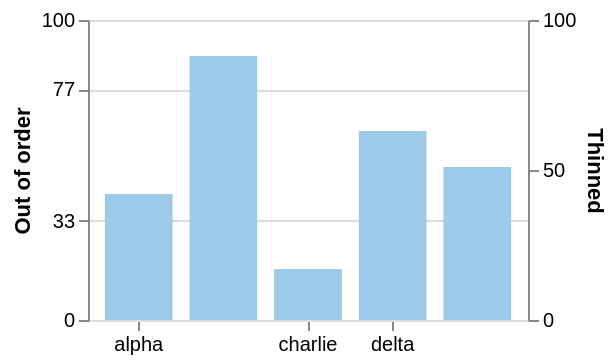

This figure's Vega-Lite source:
### Vega specification from a JSON file in a GitHub repository (floating-point values rounded to 4 significant figures)
{"$schema": "https://vega.github.io/schema/vega/v6.json", "description": "Explicit tick values: written out of order and partly outside the domain on one axis, thinned by a tickCount on another, and filtering a band domain on the third.", "width": 220, "height": 150, "padding": 5, "data": [{"name": "table", "values": [{"c": "alpha", "v": 42}, {"c": "bravo", "v": 88}, {"c": "charlie", "v": 17}, {"c": "delta", "v": 63}, {"c": "echo", "v": 51}]}], "scales": [{"name": "x", "type": "band", "domain": {"data": "table", "field": "c"}, "range": "width", "padding": 0.2}, {"name": "y", "type": "linear", "domain": [0, 100], "range": "height"}, {"name": "thinned", "type": "linear", "domain": [0, 100], "range": "height"}], "axes": [{"orient": "bottom", "scale": "x", "values": ["delta", "alpha", "charlie"]}, {"orient": "left", "scale": "y", "values": [77, -20, 0, 33, 140, 100], "grid": true, "title": "Out of order"}, {"orient": "right", "scale": "thinned", "values": [0, 25, 50, 75, 100], "tickCount": 4, "title": "Thinned"}], "marks": [{"type": "rect", "from": {"data": "table"}, "encode": {"enter": {"x": {"scale": "x", "field": "c"}, "width": {"scale": "x", "band": 1}, "y": {"scale": "y", "field": "v"}, "y2": {"scale": "y", "value": 0}, "fill": {"value": "#9ecae9"}}}}]}
